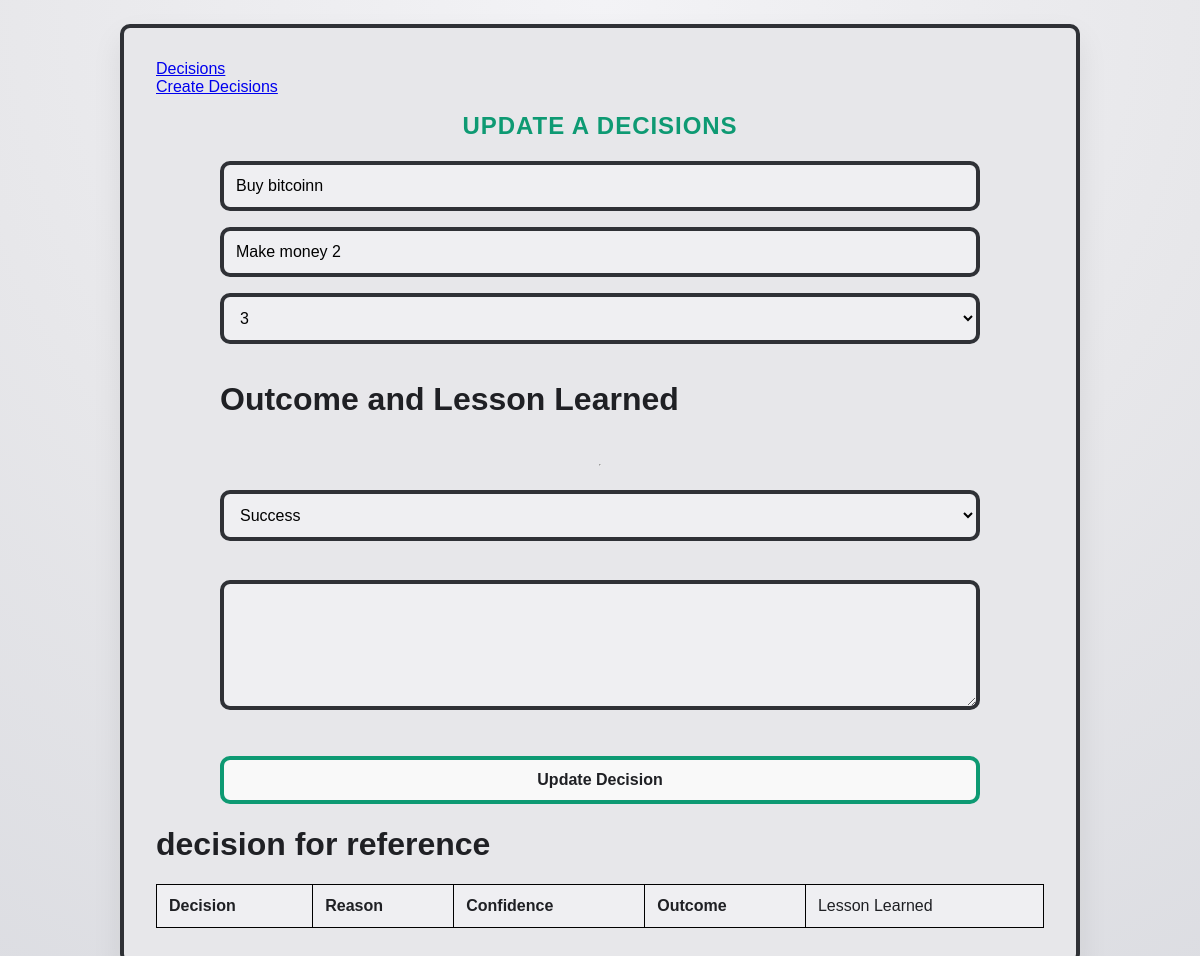
The app's page /decisions/update/1 with its own data.
### app.py (models this page shows)
class Decision(db.Model):
    id = db.Column(db.Integer, primary_key=True)
    title = db.Column(db.String(120))
    reason = db.Column(db.String(120))
    confidence_level = db.Column(db.Integer)
    outcome = db.Column(db.String)
    lesson = db.Column(db.Text)
    create_at = db.Column(db.DateTime)

### app.py (the view, shortened to what this page needs)
@app.route("/decisions/update/<int:id>", methods=["GET", "POST"])
def update_decision(id):
    decision = Decision.query.get_or_404(id)
    return render_template(
            "update_decision.html", decision=decision,
        )

### templates/update_decision.html (shortened to what this page needs)
{% extends "base.html"%}
{%block content%}
<h2 class="section-title">Update a Decisions</h2>
<form action="{{url_for('update_decision' ,id=decision.id)}}" method="post" class="form-grid">
    <div>
        <input type="text" name="title" value="{{decision.title}}">
    </div>
    <div>
        <input type="text" name="reason" value="{{decision.reason}}"> <br>
    </div>
    <div>
        <select name="confidence_level" id="confidence_level">
            <option value={{decision.confidence_level}}>{{decision.confidence_level}}</option>
        </select>
    </div>
    <h1>Outcome and Lesson Learned</h1>
    <hr>
    <select name="outcome" id="outcome">
        <option value="success">Success</option>
    </select>
    <div>
        <label for="lesson_learned"></label><br>
        <textarea name="lesson_learned">{{decision.lesson_learned}}</textarea>
    </div>
    <button type="submit" class="btn btn-primary"> Update Decision</button>
</form>
<h1>decision for reference</h1>
<table>
    <tr>
        <th>Decision</th>
        <th>Reason</th>
        <th>Confidence</th>
        <th>Outcome</th>
        <td>Lesson Learned</td>
    </tr>
</table>
{%endblock content%}

### static/styles.css (style rules this page uses)
:root { --bg: #e7e7ea; --panel: #f2f2f4; --ink: #1f2024; --line: #2f3136; --mint: #0e9a73; --gold: #d4a742; --danger: #c34747; }
* { box-sizing: border-box; }
body { margin: 0; font-family: "Trebuchet MS", "Comic Sans MS", sans-serif; color: var(--ink); background: radial-gradient(circle at top, #f3f3f6 0%, var(--bg) 55%, #dcdde2 100%); min-height: 100vh; padding: 1.5rem; }
.section-title { text-align: center; color: var(--mint); margin: 1rem 0 1.3rem; font-size: clamp(1.3rem, 2vw, 1.7rem); letter-spacing: 0.04em; text-transform: uppercase; }
.form-grid { display: grid; gap: 1rem; max-width: 760px; margin: 0 auto; }
.form-grid input, .form-grid select, .form-grid textarea { width: 100%; border: 4px solid var(--line); border-radius: 10px; background: #efeff2; padding: 0.75rem; font: inherit; }
.form-grid textarea { min-height: 130px; resize: vertical; }
.btn { display: inline-block; text-decoration: none; text-align: center; border: 4px solid var(--line); border-radius: 10px; background: #f9f9f9; color: var(--ink); padding: 0.7rem 1rem; font: inherit; font-weight: 700; cursor: pointer; }
.btn-primary { border-color: var(--mint); width: min(100%, 760px); margin: 1.6rem auto 0; display: block; }
table { width: 100%; border-collapse: collapse; background: #efeff2; }
th, td { border: 4px solid var(--line); text-align: left; padding: 0.75rem; vertical-align: top; }

### templates/base.html (style rules this page uses)
body { background-color: red; }

### templates/update_decision.html (style rules this page uses)
table, th, td { border: 1px solid black; border-collapse: collapse; }

### records on screen
Decision: title "Buy bitcoinn", reason "Make money 2", confidence_level "3"
